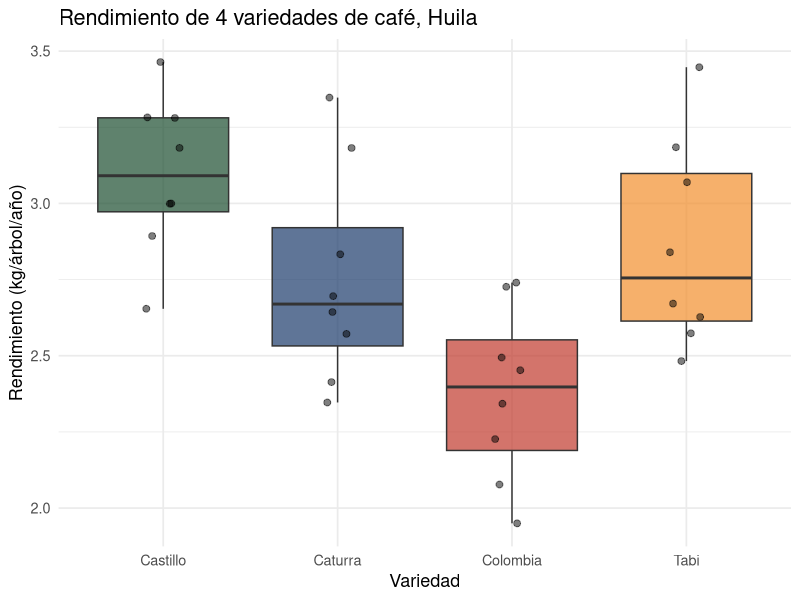
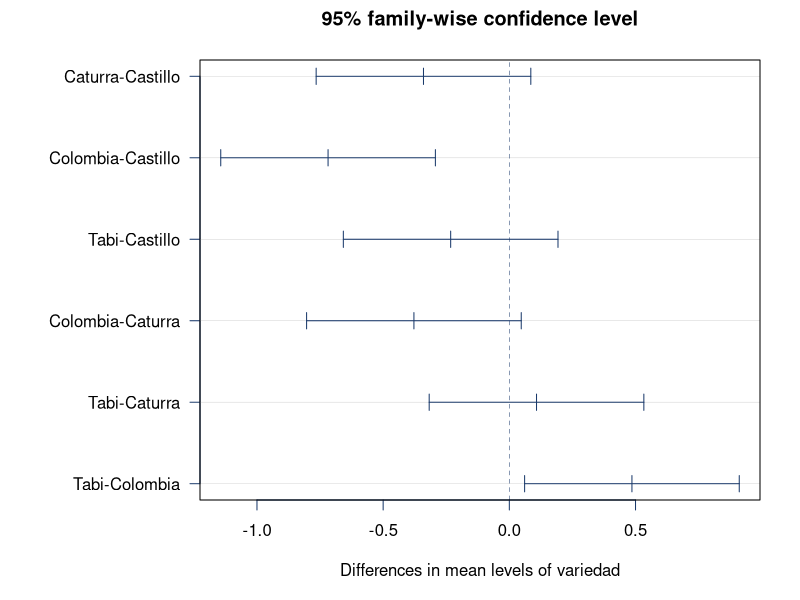
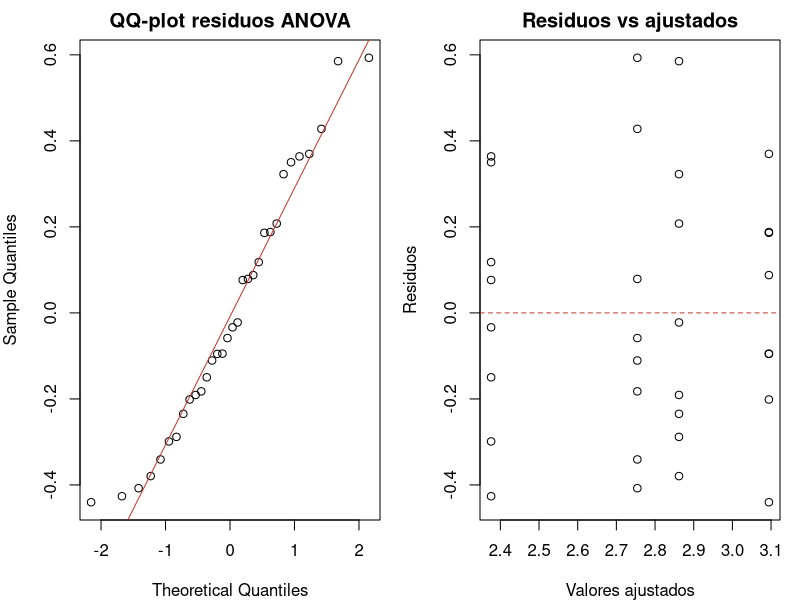
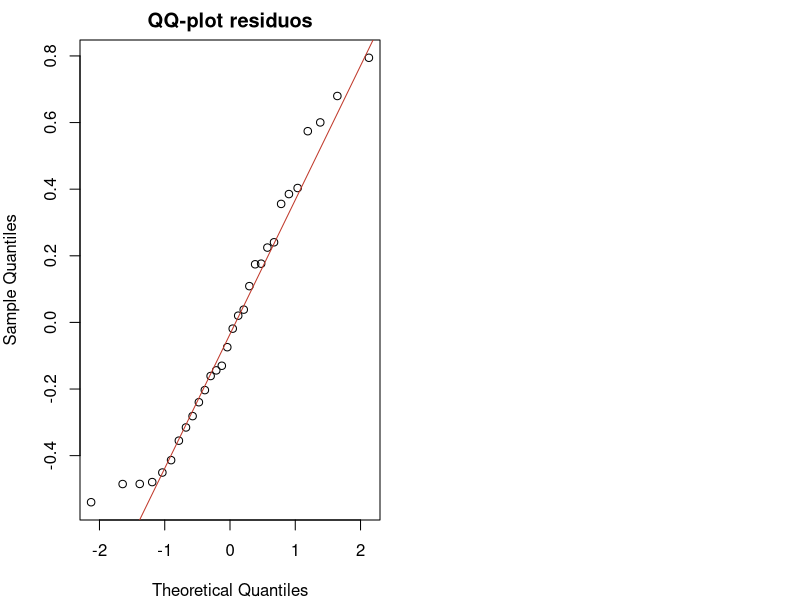

Write the R code that produced these figures, in order.
## ---- chunk 1
#| echo: true
set.seed(30)
datos_cafe <- data.frame(
  rendimiento = c(rnorm(8, 2.8, 0.3), rnorm(8, 3.2, 0.3),
                  rnorm(8, 2.5, 0.3), rnorm(8, 3.0, 0.3)),
  variedad    = rep(c("Caturra","Castillo","Colombia","Tabi"), each = 8)
)
modelo_aov <- aov(rendimiento ~ variedad, data = datos_cafe)
summary(modelo_aov)
## ---- chunk 2
#| echo: true
#| fig-height: 4
library(ggplot2)
ggplot(datos_cafe, aes(variedad, rendimiento, fill = variedad)) +
  geom_boxplot(alpha = 0.7) +
  geom_jitter(width = 0.1, alpha = 0.5, size = 2) +
  scale_fill_manual(values = c("#1b4d2e","#1a3a6b","#c0392b","#F28E2B")) +
  labs(x = "Variedad", y = "Rendimiento (kg/árbol/año)",
       title = "Rendimiento de 4 variedades de café, Huila") +
  theme_minimal(base_size = 13) + theme(legend.position = "none")
## ---- chunk 3
#| echo: true
tukey <- TukeyHSD(modelo_aov, conf.level = 0.95)
print(round(tukey$variedad, 4))
## ---- chunk 4
#| echo: true
#| fig-height: 4
par(mar = c(5, 10, 3, 2))
plot(tukey, las = 1, col = "#1a3a6b")
## ---- chunk 5
#| echo: true
#| fig-height: 3.5
par(mfrow = c(1, 2), mar = c(4, 4, 2, 1))
# Normalidad de residuos
qqnorm(residuals(modelo_aov), main = "QQ-plot residuos ANOVA")
qqline(residuals(modelo_aov), col = "#c0392b")

# Homocedasticidad
plot(fitted(modelo_aov), residuals(modelo_aov),
     xlab = "Valores ajustados", ylab = "Residuos",
     main = "Residuos vs ajustados")
abline(h = 0, col = "#c0392b", lty = 2)
## ---- chunk 6
#| echo: true
# Aleatorización de un DCA: 4 tratamientos, 5 repeticiones cada uno
set.seed(30)
N <- 20
tratamientos <- rep(paste0("T", 1:4), each = 5)
orden_aleatorio <- sample(N)
cat("Orden de aplicación de tratamientos:\n")
print(data.frame(unidad = 1:N, tratamiento = tratamientos[orden_aleatorio]))
## ---- chunk 7
#| echo: true
set.seed(30)
datos_dbca <- data.frame(
  rendimiento = c(rnorm(4, c(2.8,3.2,2.5,3.0), 0.2),
                  rnorm(4, c(3.0,3.4,2.7,3.2), 0.2),
                  rnorm(4, c(2.6,3.0,2.3,2.8), 0.2)),
  variedad    = rep(c("Caturra","Castillo","Colombia","Tabi"), 3),
  bloque      = rep(c("B1","B2","B3"), each = 4)
)
modelo_dbca <- aov(rendimiento ~ variedad + bloque, data = datos_dbca)
summary(modelo_dbca)
## ---- chunk 8
#| echo: true
set.seed(30)
datos_arroz <- data.frame(
  rendimiento = c(rnorm(10, 4.8, 0.4), rnorm(10, 5.5, 0.4),
                  rnorm(10, 5.9, 0.4)),
  dosis       = rep(c("D0","D50","D100"), each = 10)
)

mod_arroz <- aov(rendimiento ~ dosis, data = datos_arroz)
cat("Tabla ANOVA:\n"); print(summary(mod_arroz))

cat("\nPrueba de Tukey:\n")
print(round(TukeyHSD(mod_arroz)$dosis, 4))
## ---- chunk 9
#| echo: true
#| fig-height: 3
# (a) Normalidad de residuos
sw_res <- shapiro.test(residuals(mod_arroz))
cat("Shapiro-Wilk residuos: W =", round(sw_res$statistic, 4),
    "  p =", round(sw_res$p.value, 4), "\n")

# (b) Homocedasticidad
bt <- bartlett.test(rendimiento ~ dosis, data = datos_arroz)
cat("Bartlett: K² =", round(bt$statistic, 4),
    "  p =", round(bt$p.value, 4), "\n")

# (c) QQ-plot
par(mar = c(4, 4, 2, 1))
qqnorm(residuals(mod_arroz), main = "QQ-plot residuos")
qqline(residuals(mod_arroz), col = "#c0392b")
## ---- chunk 10
#| echo: true
set.seed(30)
datos_soya <- data.frame(
  control = c(rnorm(4, c(85,90,80,88), 3),
              rnorm(4, c(78,82,74,80), 3),
              rnorm(4, c(92,96,88,94), 3)),
  herbicida = rep(c("H1","H2","H3"), each = 4),
  bloque    = rep(c("P1","P2","P3","P4"), 3)
)
mod_dca  <- aov(control ~ herbicida, data = datos_soya)
mod_dbca <- aov(control ~ herbicida + bloque, data = datos_soya)

cat("CME (DCA): ", round(summary(mod_dca)[[1]][2,3], 4), "\n")
cat("CME (DBCA):", round(summary(mod_dbca)[[1]][3,3], 4), "\n")
cat("Los bloques reducen el CME, aumentando la precisión.\n")
